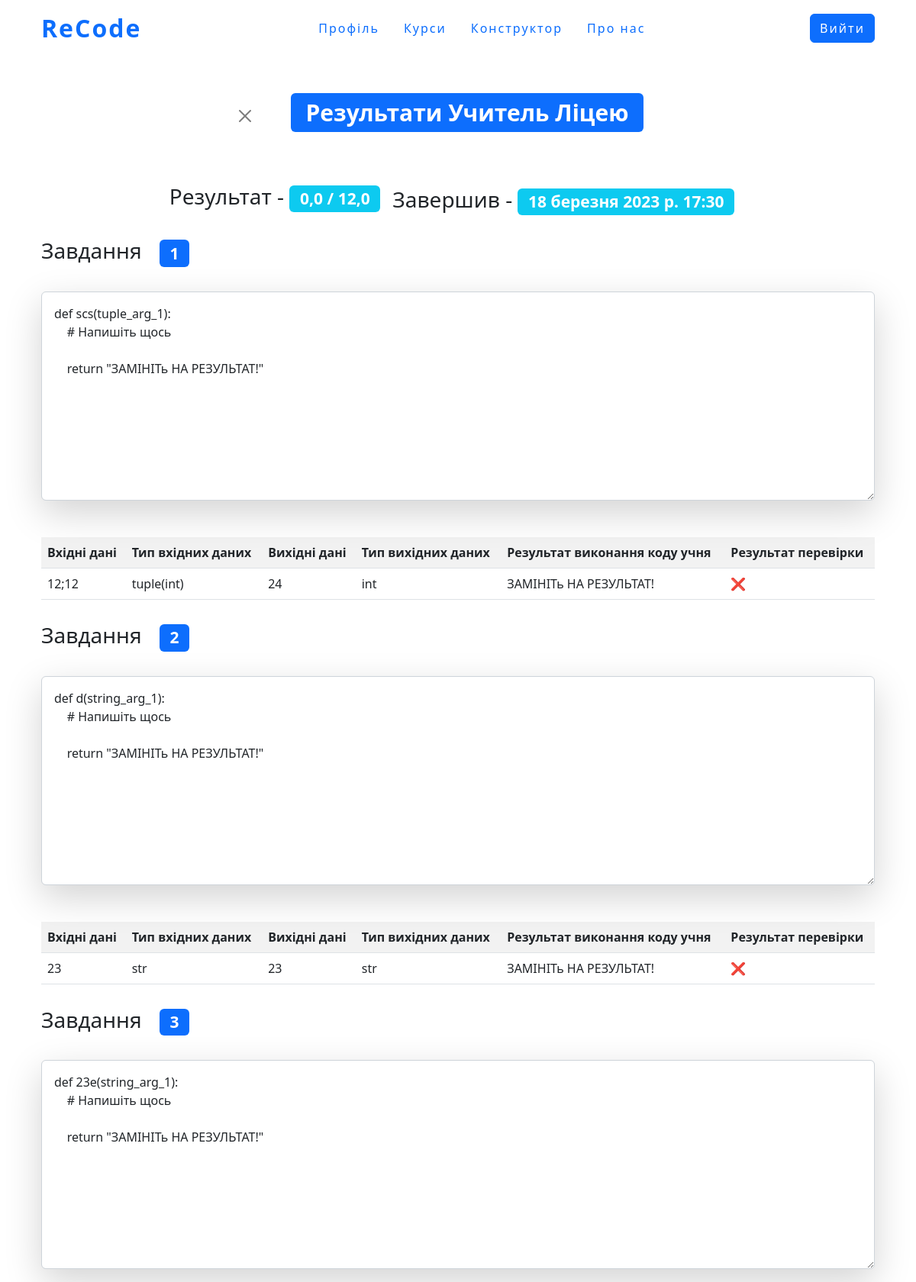
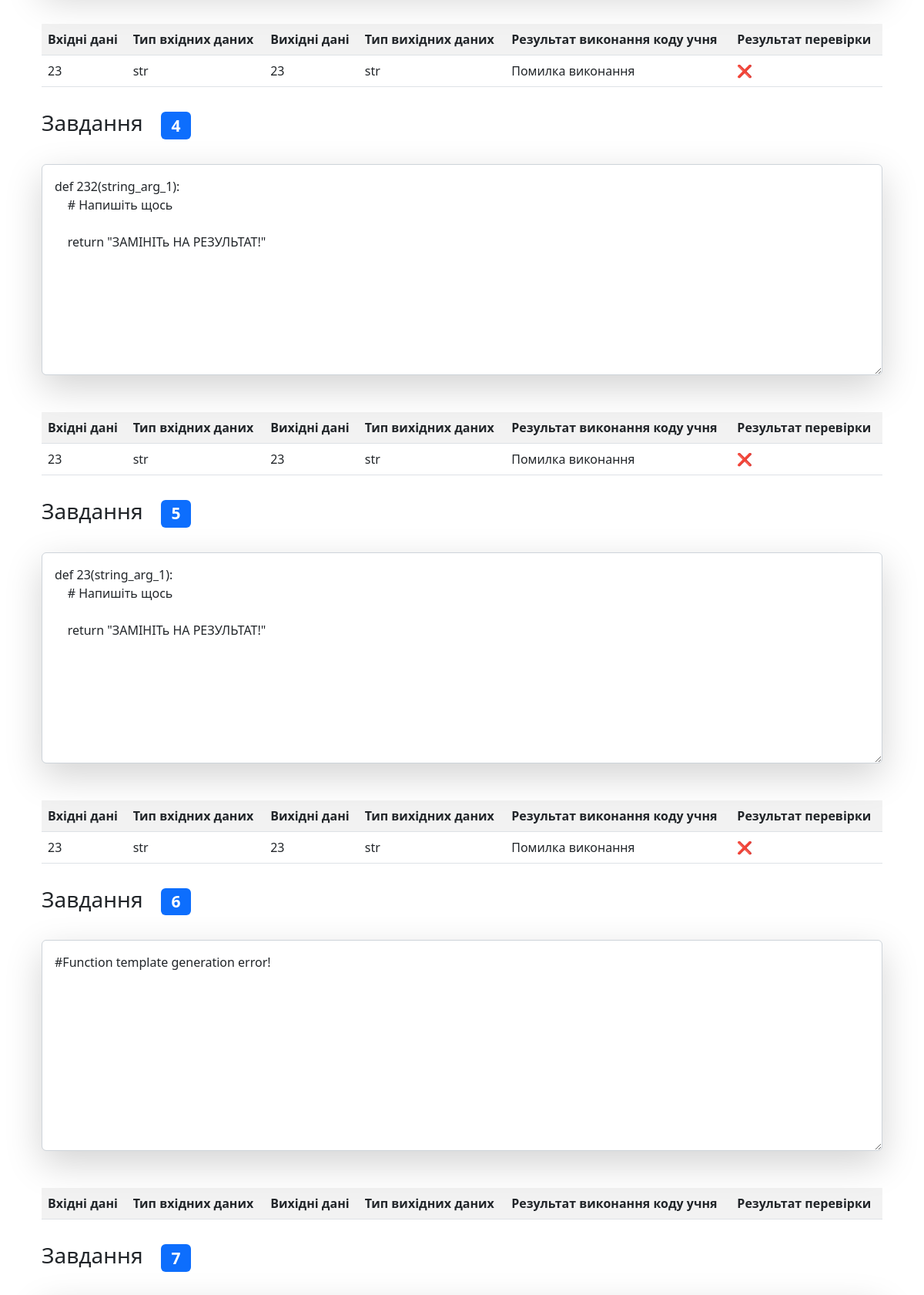
Page /course/Test-on-course/read_result/course23/uchitel/ (signed in, upper part) on the committed database (2 pictures, top to bottom).
### userAnswer/models.py (models this page shows)
class UserWhoСompletedTest(models.Model):
    user = models.ForeignKey(User,
                             on_delete=models.CASCADE,
                             verbose_name='Учень')
    course = models.ForeignKey(CourseConfig,
                               on_delete=models.CASCADE,
                               verbose_name='Курс')
    test = models.ForeignKey(TestsConfig,
                             on_delete=models.CASCADE,
                             verbose_name='Тест')
    user_point = models.FloatField('Кількість балів цього учня')
    success_percent = models.FloatField('Коофіцієнт успішності')
    date_completion = models.DateTimeField('Дата завершення',
                                           auto_now_add=True)
    class Meta:
      verbose_name = 'Завершені тестування'
      verbose_name_plural = 'Завершені тестування'

class UserAnswer(models.Model):
    user = models.ForeignKey(User, on_delete=models.CASCADE)
    test = models.ForeignKey(TestsConfig, on_delete=models.CASCADE)
    course = models.ForeignKey(CourseConfig, on_delete=models.CASCADE)
    test_section = models.ForeignKey(TestsSection, on_delete=models.CASCADE)
    answer = models.TextField('Відповідь', blank=True)
    class Meta:
      verbose_name = 'Відповіді учнів'
      verbose_name_plural = 'Відповіді учнів'

class CheckinResult(models.Model):
    answer = models.ForeignKey(UserAnswer,
                               on_delete=models.CASCADE,
                               verbose_name='Відповідь')
    data_on_which_they_checked = models.ForeignKey(
        DataForTestingCode,
        on_delete=models.CASCADE,
        verbose_name='Дані для перевірки')
    user = models.ForeignKey(User,
                             on_delete=models.CASCADE,
                             verbose_name='Користувач')
    course = models.ForeignKey(CourseConfig,
                               on_delete=models.CASCADE,
                               verbose_name='Курс')
    test = models.ForeignKey(TestsConfig,
                             on_delete=models.CASCADE,
                             verbose_name='Тест')
    testing_result = models.BooleanField('Залік')
    actual_user_result = models.TextField('Результат виконання коду учня', null=True, blank=True)
    class Meta:
        ordering = ['pk']

### tests/models.py (models this page shows, shortened)
class TestsConfig(models.Model):
    name_test = models.CharField('Назва тесту', max_length=255)
    slug = models.SlugField('URL', max_length=255, unique=True, db_index=True, )
    theme_test = models.CharField('Опис тесту ', max_length=255)
    author_of_test = models.ForeignKey(User,on_delete=models.CASCADE, verbose_name='Автор тесту')
    max_test_result = models.FloatField('Максимальний бал тесту')
    create_func_template = models.BooleanField('Автоматичне створення шаблону функції', default=True)
    autocomplete = models.BooleanField('Дозвіл на автозавершення', default=True)
    pre_end_check = models.BooleanField('Дозвіл на перевірку, перед завершеням тесту', default=True)
    date_creating=models.DateField(auto_now_add=True)
    class Meta:
        ordering=['-pk']

class TestsSection(models.Model):
    test = models.ForeignKey('TestsConfig', on_delete=models.CASCADE)
    function_name = models.CharField('Назва функції', max_length=255)
    question = models.TextField('Завдання')
    class Meta:
        ordering=['pk']

class DataForTestingCode(models.Model):
    section = models.ForeignKey('TestsSection', on_delete=models.CASCADE)
    input_test_data = models.CharField('Вхідні аргументи', max_length=255)
    input_test_data_type = models.CharField('Тип вхідних данних', max_length=255)
    output_test_data = models.CharField('Вихідні данні', max_length=255)
    output_test_data_type = models.CharField('Тип вихідних данних', max_length=255)
    num_of_point = models.FloatField('Кількість балів за вдалу перевірку')
    class Meta:
        ordering=['pk']

### course/views.py (the view)
# urls.py: path('<slug:test>/read_result/<slug:course>/<str:username>/', detail_test_result, name='read_detail_result'),
@login_required
def detail_test_result(request, test, course, username):
    this_test = TestsConfig.objects.get(slug=test)
    this_course = CourseConfig.objects.get(course_slug=course)
    try:
        complete_result = UserWhoСompletedTest.objects.get(
            course=this_course, test=this_test, user__username=username)
    except Exception:
        complete_result = None
    this_user_answers = UserAnswer.objects.filter(test=this_test,
                                                  course=this_course,
                                                  user__username=username)
    num_answers = len(this_user_answers)
    all_task = TestsSection.objects.filter(test=this_test)
    task_rating = {}
    this_request_user = ''
    try:
        user = User.objects.get(username=username)
        this_request_user = f'{user.first_name} {user.last_name}'
    except Exception:
        this_request_user = username
    i = 0
    for task in all_task:
        i += 1
        task_rating[task] = i
    answer_on_task = {}  # section : answer
    for answer in this_user_answers:
        answer_on_task[answer] = answer.test_section
    try:
        checkin_results = CheckinResult.objects.filter(course=this_course,
                                                       test=this_test,
                                                       user__username=username)
        check_result = {}  #result_obj : answer_obj
        for case in checkin_results:
            check_result[case] = case.answer
    except Exception:
        check_result = {}
    ''' get all coments from db '''
    this_result_comments = Comment.objects.filter(course__course_slug=course,
                                                  test__slug=test,
                                                  receiver__username=username)
    context = {
        'type': get_role(request),
        'title': f'Результат {this_request_user}',
        'course': this_course,
        'test': this_test,
        'user': this_request_user,
        'tasks': task_rating.items(),
        'answers': answer_on_task.items(),
        'no_res': True if num_answers == 0 else False,
        'testcases': check_result.items(),
        'username_this_detail_user': username,
        'complete_result': complete_result,
        'comments': this_result_comments,
        'count_comment': len(this_result_comments)
    }
    return render(request, 'course/detail_result.html', context=context)

### staticPages/views.py (called while the page is built)
def get_role(req):
    if req.user.is_anonymous:
        return 'anonymous'
    elif len(TeacherInCourse.objects.filter(e_mail=req.user.email)) == 0:
        if len(StudentInCourse.objects.filter(e_mail=req.user.email)) == 0:
            return 'anonymousStudent'
        return 'student'
    return 'teacher'

### course/templates/course/detail_result.html (shortened to what this page needs)
{% extends "course/course-layout.html" %}
{%load static%}
{%block styles%}<link rel="stylesheet" href="{%static 'course/css/results.css'%}">{%endblock%}
{%block content%}
    {% if no_res %}
        <div class="flex_logo">
            <h1><span class="badge bg-primary m-5">Цей користувач ще не тестувавсь!</span></h1>
        </div>
        <div class="flex_logo">
            <a href="{% url 'read_results' test.slug course.course_slug %}" class="btn btn-primary m-5">Всі результати</a>
            <a href="{% url 'detail_course' course.course_slug %}" class="btn btn-primary m-5">Назад до курсу</a>
        </div>
    {% else %}
        <div class="flex_logo">
            {% if type == 'teacher'%}
                <a href="{% url 'delete_result' test.slug course.course_slug username_this_detail_user%}" onclick="return deleteResult()" class="btn btn-close"></a>
            {% endif%}
            <h1><span class="badge bg-primary m-5">Результати {{user}} </span></h1>
        </div>
        <div class="flex_logo">
            <h3>Результат - <span class="badge bg-info">{{complete_result.user_point}} / {{complete_result.test.max_test_result}}</span></h3>
            <h3 class="m-3">Завершив - <span class="badge bg-info ">{{complete_result.date_completion}} </span></h3>
        </div>
        {% for task,task_num in tasks %}
            <h3>Завдання <span class="badge m-3 bg-primary">{{task_num}}</span></h3>
            {% for answer,section in answers %}
                {%if section == task %}
                    <textarea cols="20" rows="10" class="form-control shadow-lg p-3 mb-5 bg-white mt-3 rounded " disabled >{{answer.answer}}</textarea>
                    <table class="table table-striped">
                        <tr>
                              <th scope="col">Вхідні дані</th>
                              <th scope="col">Тип вхідних даних</th>
                              <th scope="col">Вихідні дані</th>
                              <th scope="col">Тип вихідних даних</th>
                              <th scope="col">Результат виконання коду учня</th>
                              <th scope="col">Результат перевірки</th>
                        </tr>
                        {% for result_obj,answer_obj in testcases %}
                            {%if answer == answer_obj %}
                                <tr >
                                    <td>{{result_obj.data_on_which_they_checked.input_test_data}}</td>
                                    <td>{{result_obj.data_on_which_they_checked.input_test_data_type}}</td>
                                    <td>{{result_obj.data_on_which_they_checked.output_test_data}}</td>
                                    <td>{{result_obj.data_on_which_they_checked.output_test_data_type}}</td>
                                  <td>{{result_obj.actual_user_result}}</td>
                                    {% if result_obj.testing_result == True %}
                                        <td>&#9989;</td>
                                    {%else%}
                                        <td>&#10060;</td>
                                    {%endif%}
                                </tr>
                            {%endif%}
                        {%endfor%}
                    </table>
                {%endif%}
            {%endfor%}
        {% endfor  %}
    {% endif %}
{%endblock%}

### course/static/course/css/results.css (style rules this page uses)
.flex_logo { display:flex; justify-content:center; align-items:center; flex-wrap:wrap; }

### rows in the picture
UserWhoСompletedTest: user_point "0,0", test.max_test_result "12,0", date_completion "18 березня 2023 р. 17:30"
TestsSection: task_num "1"
UserAnswer: answer "def scs(tuple_arg_1): # Напишіть щось return \"ЗАМІНІТь НА РЕЗУЛЬТАТ!\""
CheckinResult: data_on_which_they_checked.input_test_data "12;12", data_on_which_they_checked.input_test_data_type "tuple(int)", data_on_which_they_checked.output_test_data "24", data_on_which_they_checked.output_test_data_type "int", actual_user_result "ЗАМІНІТь НА РЕЗУЛЬТАТ!"
TestsSection: id "2"
UserAnswer: answer "def d(string_arg_1): # Напишіть щось return \"ЗАМІНІТь НА РЕЗУЛЬТАТ!\""
CheckinResult: data_on_which_they_checked.input_test_data "23", data_on_which_they_checked.input_test_data_type "str", data_on_which_they_checked.output_test_data "23", data_on_which_they_checked.output_test_data_type "str", actual_user_result "ЗАМІНІТь НА РЕЗУЛЬТАТ!"
TestsSection: id "3"
UserAnswer: answer "def 23e(string_arg_1): # Напишіть щось return \"ЗАМІНІТь НА РЕЗУЛЬТАТ!\""
CheckinResult: data_on_which_they_checked.input_test_data "23", data_on_which_they_checked.input_test_data_type "str", data_on_which_they_checked.output_test_data "23", data_on_which_they_checked.output_test_data_type "str", actual_user_result "Помилка виконання"
TestsSection: id "4"
UserAnswer: answer "def 232(string_arg_1): # Напишіть щось return \"ЗАМІНІТь НА РЕЗУЛЬТАТ!\""
CheckinResult: data_on_which_they_checked.input_test_data "23", data_on_which_they_checked.input_test_data_type "str", data_on_which_they_checked.output_test_data "23", data_on_which_they_checked.output_test_data_type "str", actual_user_result "Помилка виконання"
TestsSection: id "5"
UserAnswer: answer "def 23(string_arg_1): # Напишіть щось return \"ЗАМІНІТь НА РЕЗУЛЬТАТ!\""
CheckinResult: data_on_which_they_checked.input_test_data "23", data_on_which_they_checked.input_test_data_type "str", data_on_which_they_checked.output_test_data "23", data_on_which_they_checked.output_test_data_type "str", actual_user_result "Помилка виконання"
TestsSection: id "6"
UserAnswer: answer "#Function template generation error!"
TestsSection: id "7"

### other values in the picture
{{ user }} "Учитель Ліцею"
